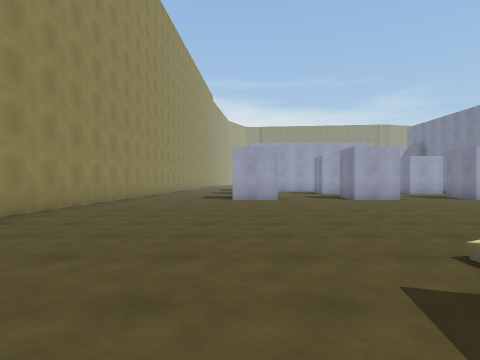
View 1 (above)

24 first-person views from a walk through a scene from a Unity 3-D project. The camera is 1.3 m above the floor, looks level and sees 75° across. The floor is counted in squares, 2 m on a side. Each view is taken from the middle of a square. On the plan, view 1 faces up. The plan holds only what a view shows up to about 10 squares ahead; the rest is blank. The place goes on beyond the plan. The player character is not drawn. Surface patterns are stand-ins for the level's own textures.

View 2
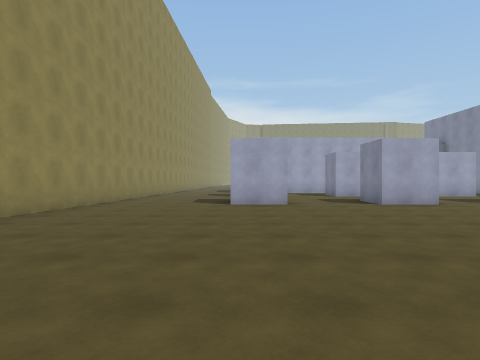

View 3
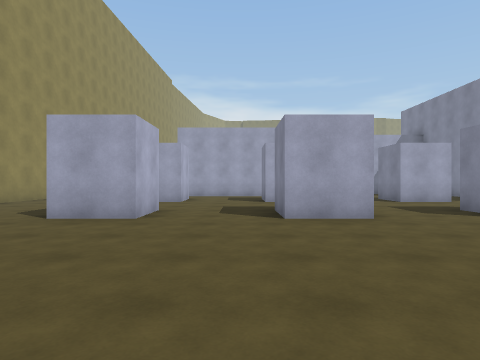

View 4
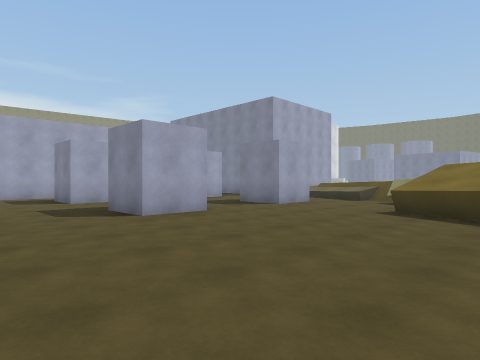

View 5
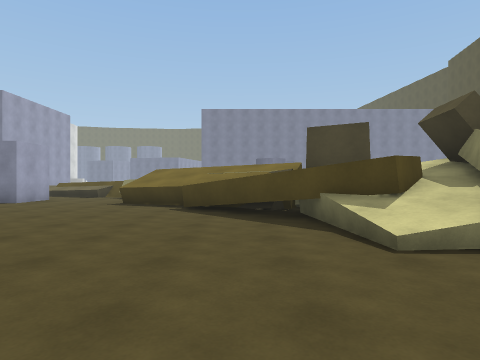

View 6
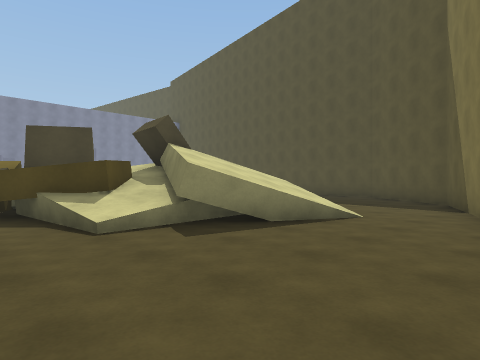

View 7
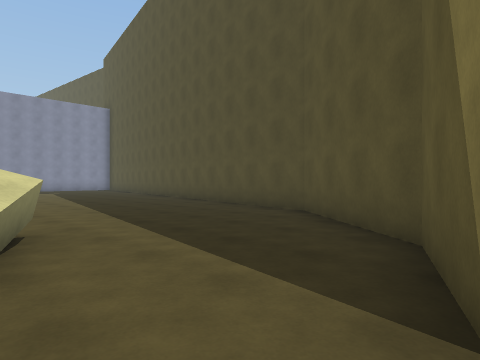

View 8
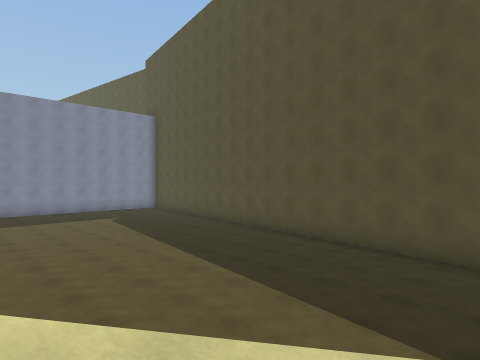

View 9
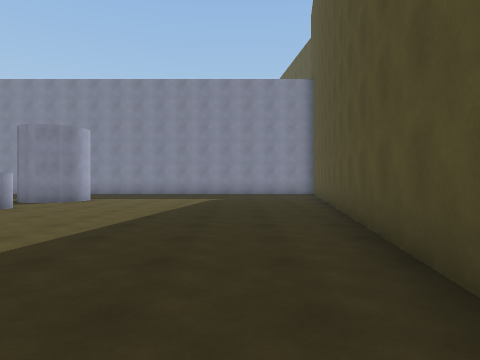

View 10
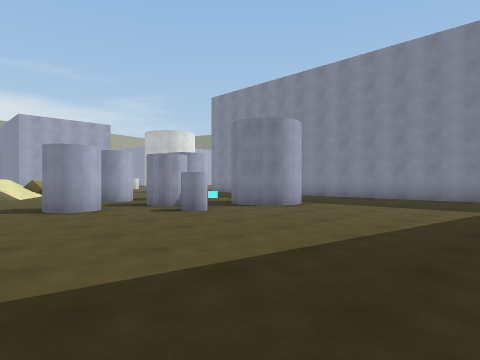

View 11
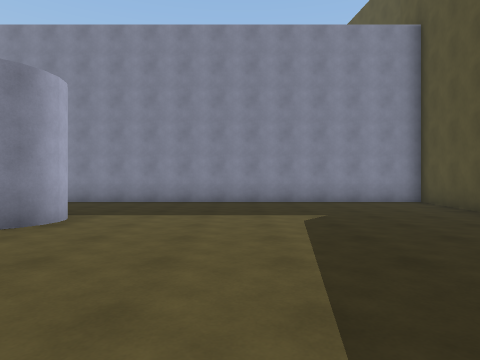

View 12
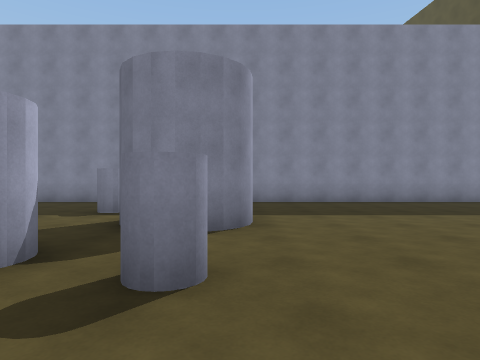

View 13
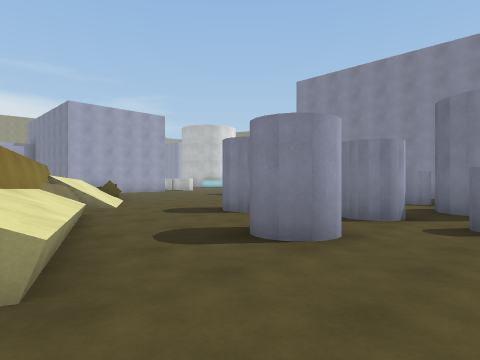

View 14
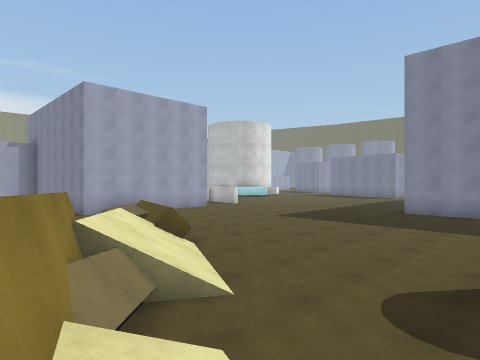

View 15
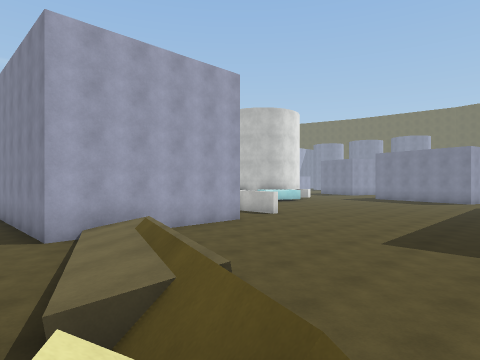

View 16
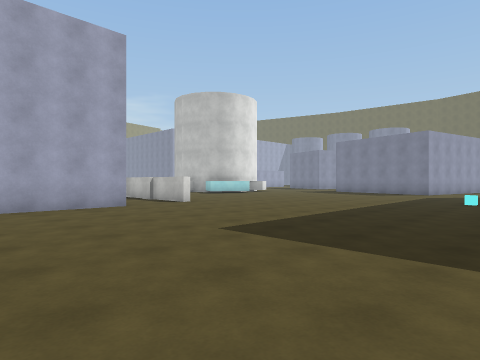

View 17
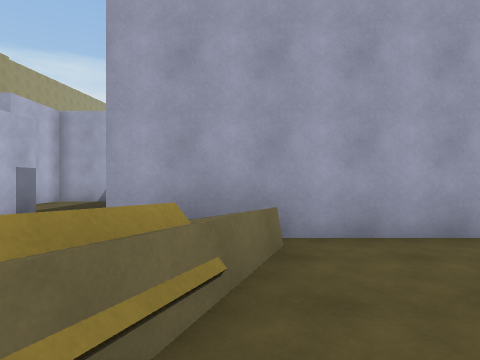

View 18
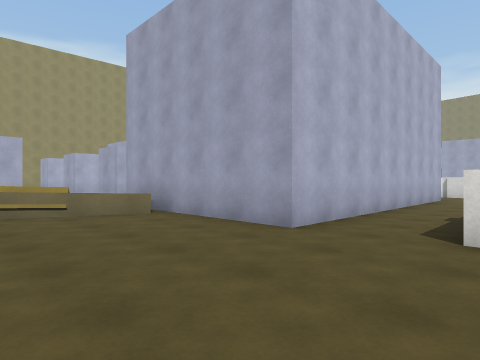

View 19
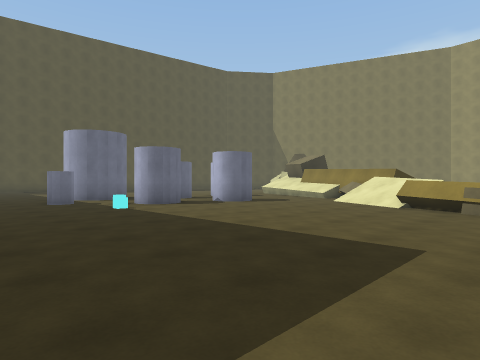

View 20
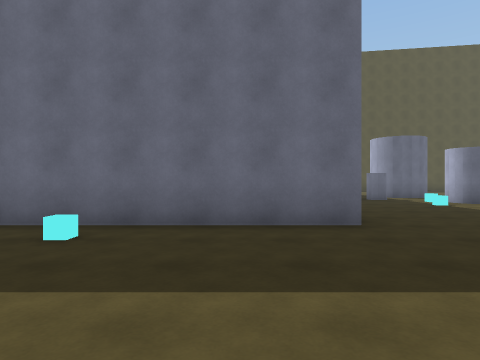

View 21
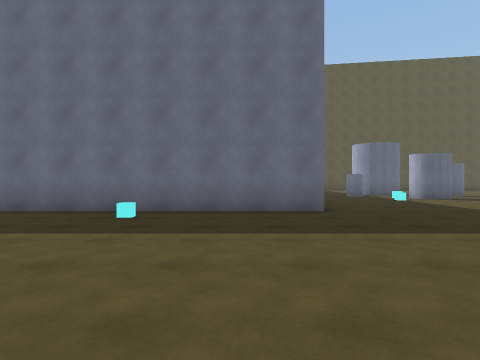

View 22
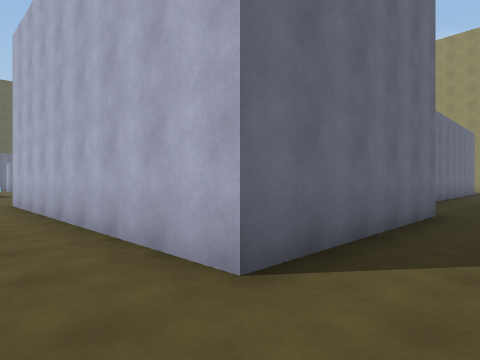

View 23
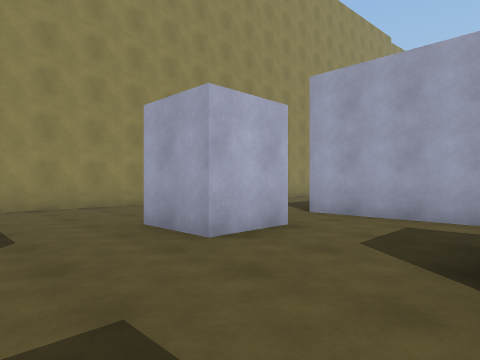

View 24
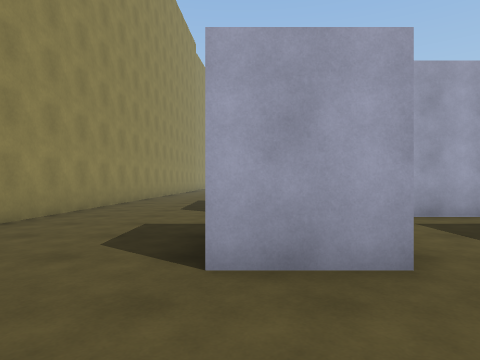

### Floor plan
Key: @ floor where view 1 was taken; # wall or solid block; . floor; / step, stairs or slope; = window, fence, low wall or low ledge; ^ raised ledge; v drop or lower ground; C cylinder; Y cyan cube.
Columns run from 5 left of view 1 to 24 right of it. Each row starts with its distance up from view 1.
 23                    .....
 22  #...        ...........
 21  #...      ......#####..
 20  #...      ####      #..
 19  #....      #..      #..
 18  #....####   ..  #   #..
 17  #........   ....#   #..
 16  #........    . .#   #..
 15  #...##..## .## .#   #..
 14  #........  ... .#####...
 13  #........  ... .//........
 12  #........ ...  ./=.........
 11  #...##..##..##.//...........
 10  #............../=............
  9  #..............==............
  8 ##.............==...........Y.
  7 #............# //.............
  6 #...........=#=/.........#####
  5 ##.........====..........#
  4   ........###=/..........#
  3   .......##v=/...#...Y...#
  2    ..../#=##^/.....#.....#
  1    ..../=##^^=.......C.. #
  0    ..@#//## /..C.CC......#
 -1     ..///v  .....C.##....#
 -2     ..//// .........#....#
 -3     #...#................#
 -4     #....................#
 -5     #....................#
 -6     ##...................#
 -7      ###.................#
 -8        ####..............#
 -9           #######........#
-10                 #######..#
-11                       ####

Positions as (right, up) in squares from view 1, and headings:
1: (0, 0), facing up
2: (0, 2), facing up
3: (3, 5), facing up
4: (1, 5), facing up-right
5: (-1, 4), facing right
6: (-2, 4), facing down-right
7: (-1, -2), facing down-right
8: (3, -1), facing down-right
9: (5, -7), facing right
10: (8, -7), facing up-right
11: (10, -5), facing right
12: (10, -2), facing right
13: (7, -2), facing up-right
14: (8, 3), facing up-right
15: (10, 7), facing up-right
16: (13, 6), facing up-right
17: (13, 10), facing up
18: (19, 10), facing up-left
19: (19, 10), facing down-left
20: (21, 11), facing down
21: (21, 13), facing down
22: (18, 23), facing down-left
23: (4, 12), facing up-left
24: (0, 12), facing up
